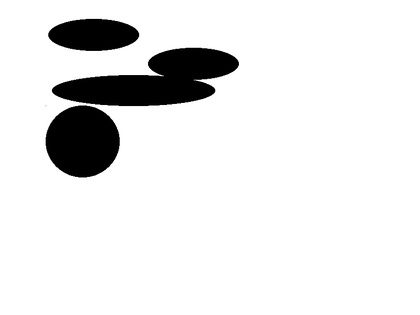
%> input picture pa2/ellipse1.jpg, 420 x 315 px, shrunk from 800 x 600 before the run
$ octave MainEllipse.m   (GNU Octave 9; MATLAB toolbox functions it lacks are replaced by stand-ins)
%> lines starting %> are read from the running program, lines starting %| are printed output that depends on the picture; in (x1, y1, x2, y2) boxes, pixels count from 0 and x2, y2 are one past the last pixel; in counts of white or black regions, pixels touching at a corner belong together; the program's own positions count from 1
### pa2/RobertsEdge.m
function [G, Theta] = RobertsEdge(A)
%%
%       [ 1   0 ]             [ 0   1 ]
% G_x = |       | * A   G_y = |       | * A
%       [ 0  -1 ]             [-1   0 ]
%
% Where A is source image, G_x and G_y are two images
% which at each point contain the horizontal and vertical
% derivative approximations respectively.
%
% Gradient magnitude: G = sqrt((G_x)^2 + (G_y)^2))
%
% Gradient's direction: Theta = actan(G_y, G_x)

%%
[M, N] = size(A);
G = zeros(M, N);
Theta = zeros(M, N);
for i=1:M-1
    for j=1:N-1
        % X-axis Roberts mask
        G_x=(A(i,j)-A(i+1,j+1));
        % Y-axis Roberts mask
        G_y=(A(i+1,j)-A(i,j+1));
        % Gradient magnitude
        G(i,j)=sqrt(G_x.^2+G_y.^2);
% [7 lines of commented-out code are left out]
        Theta(i,j) = atan2(G_y,G_x);

    end
end

end

### pa2/OTSUThreshold.m
function Threshold = OTSUThreshold(Input)
%%% Credited by Wikipedia "Otsu's method"
%%% Adjusted to match my project
[M, N] = size(Input);
Input_vector = reshape(Input,[1, M*N]);
Bins = 256;
Counter = hist(Input_vector,Bins);
Mean = Counter/ sum(Counter);

for i = 1 : Bins
   Mean_L = sum(Mean(1 : i));
   Mean_H = sum(Mean(i + 1 : end));
   Miu_L = sum(Mean(1 : i) .* (1 : i)) / Mean_L;
   Miu_H = sum(Mean(i + 1 : end) .* (i + 1 : Bins)) / Mean_H;
   Sigma(i) = Mean_L * Mean_H * (Miu_L - Miu_H)^2;
end

[~,Threshold] = max(Sigma(:));
end

### pa2/HoughTransformEllipse.m
function [Best_ellipse, Prmts] = HoughTransformEllipse(I_01, K_Num)


%% Randomized Hough transform
%Ratio = 1.0; % Default for whole data
[M, N] = size(I_01);
[Col_index, Row_index] = find(I_01 == 1); % Location of edge points
E_Nums = length(Row_index); % Number of edge points
% [4 lines of commented-out code are left out]
Edge_rand = [Row_index,Col_index];

D_MIN = 8;
Vote_MIN = 70;


Distance = norm([M,N]); % Set distance
Acmlt = zeros(Distance, 100000); % Accumulator matrix dimension
                                      % High dimension for Debug
                                      % We can optimize it by setting it as vector
Prmts = zeros(4, 6);
n = 1;% Index for parameter container
m = 1;% Index for accumulator
fprintf('This image has %d sets of edge points.\n', E_Nums-1);
for i = 1:E_Nums-1
    fprintf('Calculate No.%d sets, total sets number is %d.\n', i, E_Nums-1);
    for j = i+1:E_Nums
        P_x(1) = Edge_rand(i,1); % Point 1
        P_y(1) = Edge_rand(i,2);
        P_x(2) = Edge_rand(j,1); % Point 2
        P_y(2) = Edge_rand(j,2);
        D_12 = sqrt((P_y(2)-P_y(1))^2+(P_x(2)-P_x(1))^2); % Distance between 1,2
        if ((D_12 >= D_MIN) && (P_x(2)- P_x(1) > 2))
            P_x0 = (P_x(1)+P_x(2))/2; % Equation(1):x0
            P_y0 = (P_y(1)+P_y(2))/2; % Equation(2):y0
            A = sqrt((P_y(2)-P_y(1))^2+(P_x(2)-P_x(1))^2)/2; % Equation(3): Length of major axis
            Alpha = atan((P_y(2)-P_y(1))/(P_x(2)-P_x(1))); % Equation(4): Orientation of ellipse
            if Alpha == 0
                for k = 1:E_Nums
                    P_x(3) = Edge_rand(k,1); % Point 3
                    P_y(3) = Edge_rand(k,2);
                    D_30 = sqrt((P_y(3)-P_y0)^2+(P_x(3)-P_x0)^2); % Distance between 3,0
                    if((k ~= i)&&(k ~= j)&&(D_30 < A))
                        F = sqrt((P_y(3)-P_y(2))^2+(P_x(3)-P_x(2))^2);
                        cos_t = (A^2 + D_30^2 - F^2)/(2*A*D_30); % Equation(6)
                        cos_2t = cos_t^2;
                        sin_2t = 1 - cos_2t;
                        B_2 = (A^2*D_30^2*sin_2t)/(A^2-D_30^2*cos_2t); % Equation(5)
                        B = real(ceil(sqrt(B_2))); % Avoid complex number
                        if B > 10 && B <= Distance
                            Acmlt(B,m) = Acmlt(B,m)+1; % Accumulate count
                        end
                    end
                end
                [Score, ~] = max(Acmlt(:,m));
                m = m + 1;
                if ((Score > Vote_MIN) && (B <= 70) &&(B >= 14))
                    Prmts(n,:)  = [P_x0, P_y0, A, B, Alpha, Score]; % Store parameters
                    n = n + 1;
                end
            end
        end
    end
end

fprintf('Finished calculation.\n');


%% Choose the best ellipse
%%%% Method 1
% [13 lines of commented-out code are left out]

%%%% Method 2
[~, Best_ellipse] = kmeans(Prmts,K_Num);

end

### pa2/MainEllipse.m
clear all; close all;

%% Hough Transformation

I_orig = imread('ellipse1.jpg');  % Read original image
%> I_orig is the input picture: size 315x420x3 uint8; min 0, max 255, mean 230.5
I_gray = rgb2gray(I_orig); % Convert RGB to Gray
I_doub = double(I_gray);   % Convert Uint8 to Double

[M, N] = size(I_doub);
%> M = 315; N = 420

%% Edge Detection
[I_edge, Theta] = RobertsEdge(I_doub);
%> after the loop in RobertsEdge, `for i=1:M-1`:
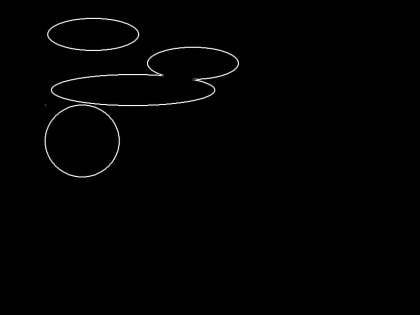
%> G: size 315x420 double; min 0, max 330.9, mean 2.6; drawn with min black and max white
%> after the loop in RobertsEdge, `for i=1:M-1`:
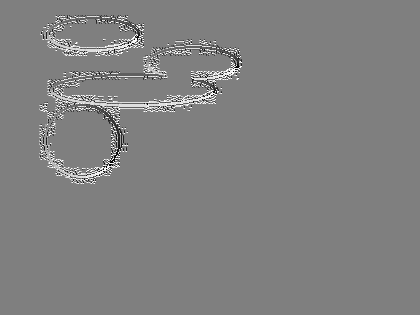
%> Theta: size 315x420 double; min -3.14, max 3.14, mean 0.0363; drawn with min black and max white
Threshold = OTSUThreshold(I_edge);
%> in OTSUThreshold, `Counter = hist(Input_vector,Bins);`: Counter = 256 values, max 124964 at index 1, min 0 at index 255, mean 516.8
%> in OTSUThreshold, `Mean = Counter/ sum(Counter);`: Mean = 256 values, max 0.945 at index 1, min 0 at index 255, mean 0.00391
%> the loop in OTSUThreshold, `for i = 1 : Bins` made 256 passes
%> (Mean_L, Mean_H, Miu_L, Miu_H) on passes 1 to 3: (0.945, 0.0554, 1, 37.16), (0.962, 0.0382, 1.02, 53.02), (0.971, 0.0287, 1.04, 69.69)
%> in OTSUThreshold, `[~,Threshold] = max(Sigma(:));`: Threshold = 88
%> Threshold = 88

I_thre = I_edge;
I_thre(I_thre < Threshold) = 0;   % Bipolarization
I_thre(I_thre > Threshold) = 255;
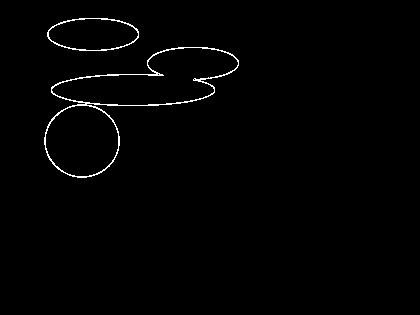
%> I_thre: size 315x420 double; 1.1% white in thin lines or dots, all inside (x1, y1, x2, y2) = (44, 18, 239, 178)

I_01 = I_thre;         % Binarizaion
I_01(I_01 == 255) = 1;
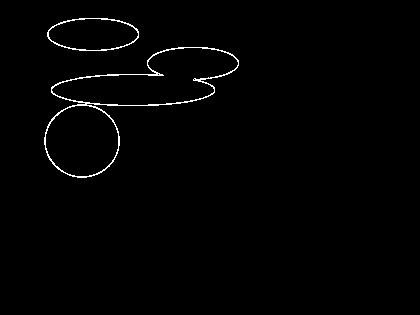
%> I_01: size 315x420 double; values 0 (black) and 1 (white), 1.1% white in thin lines or dots, all inside (x1, y1, x2, y2) = (44, 18, 239, 178)
%% Hough Transformation
K_Num = 4; % Number of ellipses
[Best_ellipse, Prmts] = HoughTransformEllipse(I_01, K_Num);
%> in HoughTransformEllipse, `[Col_index, Row_index] = find(I_01 == 1);`: Col_index = 1411 values from 19 to 178; Row_index = 1411 values from 45 to 239
%> in HoughTransformEllipse, `E_Nums = length(Row_index);`: E_Nums = 1411
%> in HoughTransformEllipse, `Edge_rand = [Row_index,Col_index];`: Edge_rand = 1411 rows, first 12: [45 138; 45 139; 45 140; 45 141; 45 142; 45 143; 45 144; 45 145; 46 133; 46 134; 46 135; 46 136]
%| This image has 1410 sets of edge points.
%> (the run ends here)
